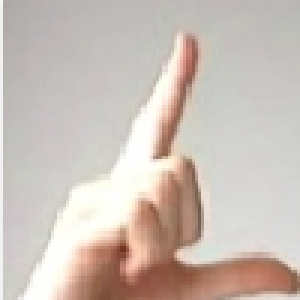
#> input picture examples/L.png, 100 x 100 px (shown 3 times larger)
$ python image.py
#> lines starting #> are read from the running program, lines starting #| are printed output that depends on the picture
from PIL import Image as PILImage
import os
import numpy as np

class Image:
    '''
    This class acts as a wrapper for an image and is able to
    output particular image data for images.
    '''

    def __init__(self, file: str) -> None:
        '''
        The constructor requires a particular file to work. This file
        must be valid, otherwise an exception will be thrown.
        '''
#> called with file = '../../examples/L.png'
        if not os.path.exists(file):
            raise Exception("Image file '%s' does not exist." % file)

        self.image = PILImage.open(file)
#> self.image is the input picture: PIL image 100x100 RGB; mean R, G, B 202.9, 191.1, 183.1

    def resize (self, width: int = 28, height: int = 28) -> None:
        '''
        Resizes the image to a new size and updates the current image
        to this sized image.
        '''
#> called with width = 28, height = 28
        self.image = self.image.resize((width, height))
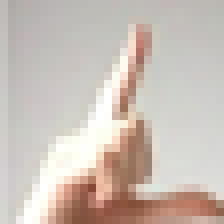
#> self.image: PIL image 28x28 RGB (shown 8 times larger); mean R, G, B 202.7, 190.9, 182.9

    def save (self, file: str) -> None:
        '''
        Saves the image to a particular file location and overwrites the
        current image if one already exists.
        '''
        self.image.save(file)

    def get_raw (self):
        '''
        Returns the raw data from the image that can be read by
        OpenCV.
        '''
        return np.array(self.image.getdata())

    def get_opencv_data (self) -> np.ndarray:
        '''
        Returns the data in the format of an OPEN CV array.
        This will reformat the data into the correct process.
        '''

        # Get the raw data
        raw = self.get_raw()
        formatted: list = []

        # Loops through each row an
        for j in range (self.image.size[1]):
            row: list = []
            for i in range(self.image.size[0]):
                data = raw[j * self.image.size[0] + i]
                row.append([data[2], data[1], data[0]])
            formatted.append(row)
        return np.array(formatted).astype(np.uint8)


    def get_data (self, width: int = 28, height: int = 28) -> np.ndarray:
        '''
        Returns the raw pixel data of the image ready for the prediction
        of the image.
        '''
#> called with width = 28, height = 28
        # Resize if required
        if self.image.size != (width, height):
            self.resize()

        # Get the data
        raw_data = self.image.getdata()
        data = np.array([[raw_data[i * height + _] for _ in range(width)] for i in range(height)])

        # Turn it greyscale and reshape the data
        grey: np.ndarray = self.rgb_to_grey(data) / 255.0
        reshaped = grey.reshape((1, width, height, 1))
        return reshaped

    def rgb_to_grey (self, rgb: np.ndarray) -> np.ndarray:
        '''
        Converts an RGB array to greyscale array between 0 and 255 as
        an array.
        '''
        return np.dot(rgb[...,:3], [0.299, 0.587, 0.114])
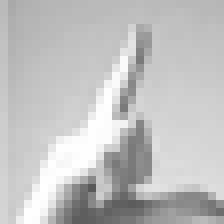
#> returned value: shape (28, 28) float64 (shown 8 times larger); min 89.26, max 255, mean 193.5

if __name__ == "__main__":
    image = Image("../../examples/L.png")
    image.resize()
    data = image.get_data()

$ run again, with examples/A.png copied over examples/L.png
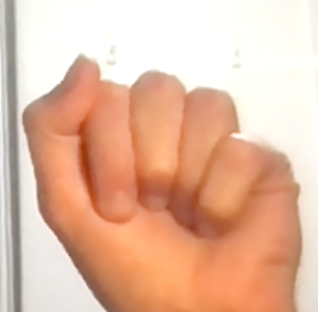
#> input picture examples/A.png, 318 x 312 px
#> in __init__, self.image is the input picture: PIL image 318x312 RGBA; mean R, G, B, A 229.4, 186.4, 162.4, 255
#> in resize, `self.image = self.image.resize((width, height))`:
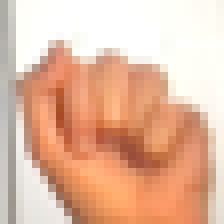
#> self.image: PIL image 28x28 RGBA (shown 8 times larger); mean R, G, B, A 229.2, 186.2, 162.2, 255
#> in rgb_to_grey, `return np.dot(rgb[...,:3], [0.299, 0.587, 0.114])`:
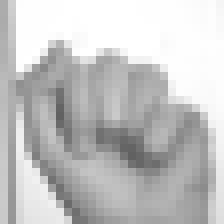
#> returned value: shape (28, 28) float64 (shown 8 times larger); min 97.59, max 255, mean 196.3

$ run again, with examples/B.png copied over examples/L.png
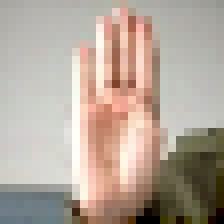
#> input picture examples/B.png, 28 x 28 px (shown 8 times larger)
#> in __init__, self.image is the input picture: PIL image 28x28 RGB; mean R, G, B 180.1, 165.8, 154.2
#> in rgb_to_grey, `return np.dot(rgb[...,:3], [0.299, 0.587, 0.114])`:
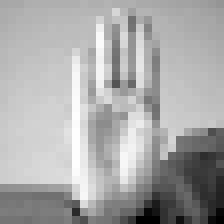
#> returned value: shape (28, 28) float64 (shown 8 times larger); min 0, max 254.2, mean 168.7
